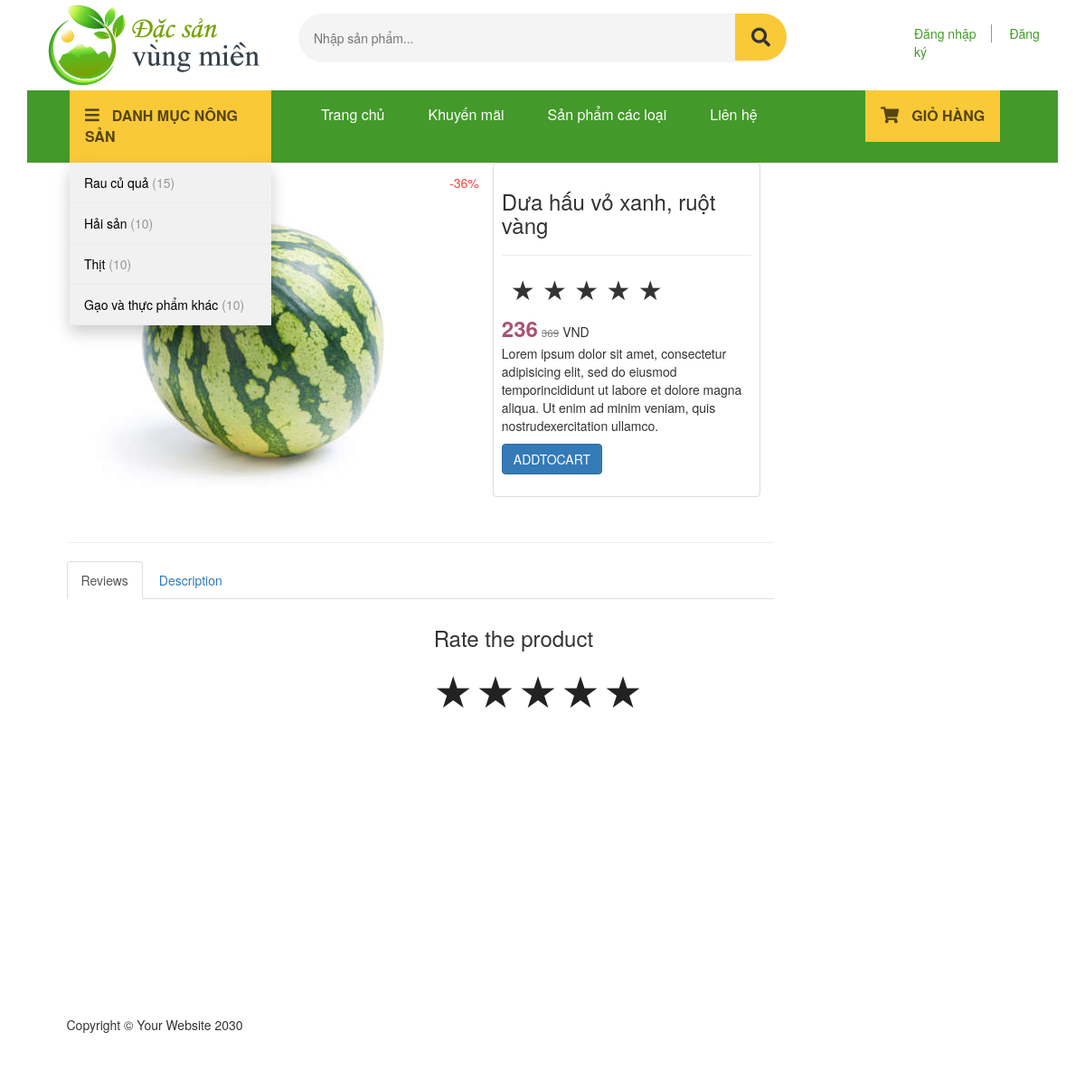
/item.php?id=3, run on an earlier commit of the app's database.
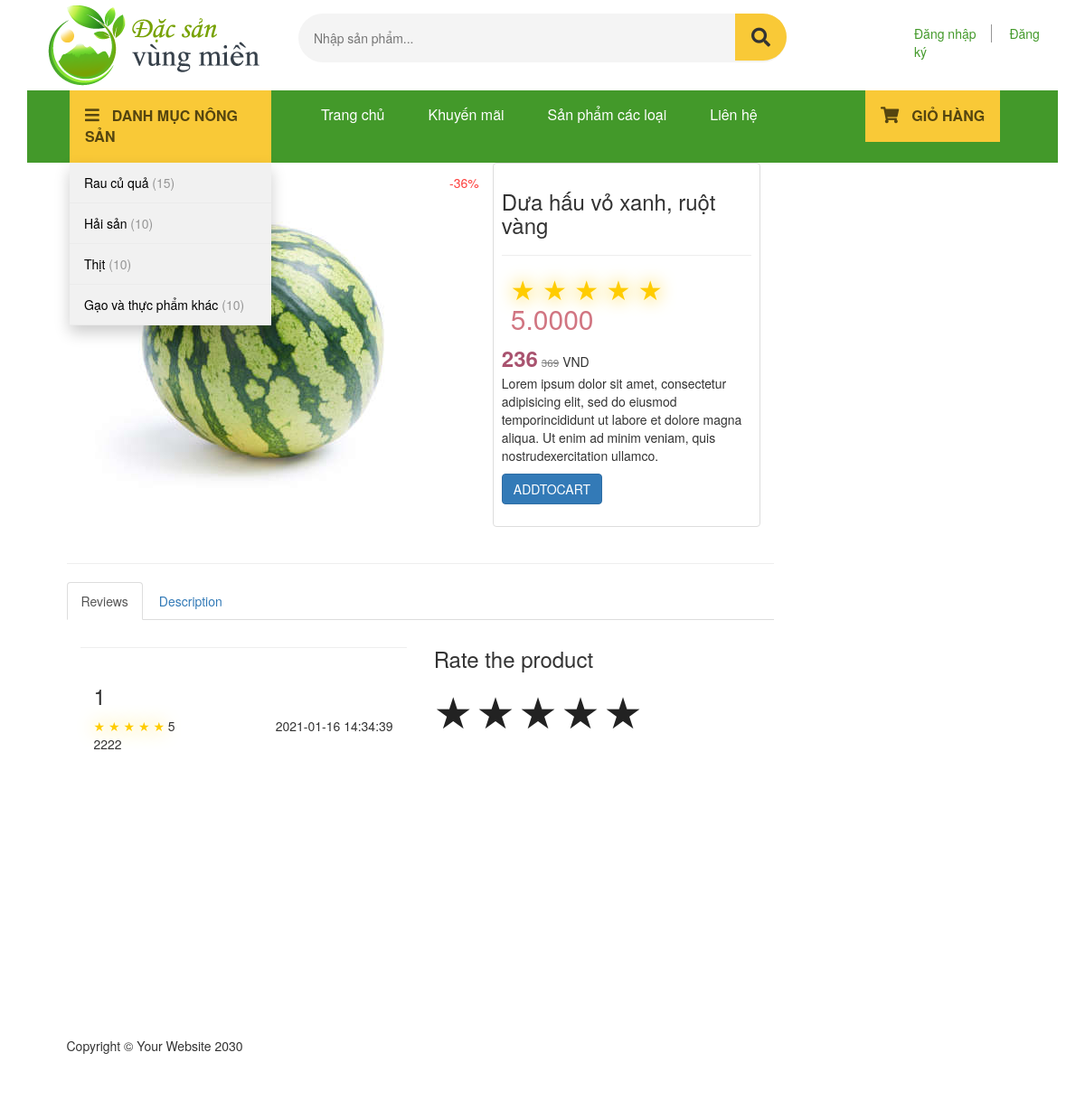
And on a later commit of the database.
### tables this page shows
CREATE TABLE `categories` (
  `cat_id` int(11) NOT NULL,
  `cat_title` varchar(255) NOT NULL
);

CREATE TABLE `rating` (
  `rating_id` int(10) NOT NULL,
  `product_id` int(11) NOT NULL,
  `user_id` int(15) NOT NULL,
  `star` int(1) NOT NULL,
  `comment` text NOT NULL,
  `datetime` datetime NOT NULL
);

### resource/functions.php (called while the page is built, shortened)
<?php
function query($sql) {
    global $connection;
    return mysqli_query($connection, $sql);
}
function escape_string($string){
    global $connection;
    return mysqli_real_escape_string($connection, $string);
}
function fetch_array($result){
    return mysqli_fetch_array($result);
}
?>

### public/item.php (the view, shortened to what the changed rows need)
<?php include(TEMPLATE_FRONT . DS . "header.php") ?>
<div class="container">
    <?php
        $query = query("SELECT * FROM product_info WHERE product_id = " . escape_string($_GET['id']));
        $row = fetch_array($query);
        $rating = $row['product_star'];
    ?>
    <div class="col-md-9">
        <div class="row">
            <div class="col-md-5">
                <div class="thumbnail">
                    <div class="caption-full">
                        <div class="ratings">
                            <h2>
                                <span class="rate">
                                    <i class="star1 <?php if($rating>=1){?>active<?php }?>">★</i>
                                    <i class="star2 <?php if($rating>=2){?>active<?php }?>">★</i>
                                    <i class="star3 <?php if($rating>=3){?>active<?php }?>">★</i>
                                    <i class="star4 <?php if($rating>=4){?>active<?php }?>">★</i>
                                    <i class="star5 <?php if($rating>=5){?>active<?php }?>">★</i>
                                </span>
                                <?php echo $rating;?>
                            </h2>
                        </div>
                    </div>
                </div>
            </div>
        </div>
        <div class="row">
            <div role="tabpanel">
                <div class="tab-content">
                    <div role="tabpanel" class="tab-pane active" id="profile">
                        <div class="col-md-6  scroll-vertical">
                        <?php
                            $query = query("SELECT * FROM rating WHERE product_id = " . escape_string($_GET['id']));
                            while($row = fetch_array($query)):
                                $userID = $row['user_id'];
                                $star = $row['star'];
                                $comment = $row['comment'];
                                $dateTime = $row['datetime']
                        ?>
                            <hr>
                            <div class="row">
                                <div class="col-md-12">
                                    <h3><?php echo $userID ?></h3>
                                    <span class="rate">
                                        <i class="star1 <?php if($star>=1){?>active<?php }?>">★</i>
                                        <i class="star2 <?php if($star>=2){?>active<?php }?>">★</i>
                                        <i class="star3 <?php if($star>=3){?>active<?php }?>">★</i>
                                        <i class="star4 <?php if($star>=4){?>active<?php }?>">★</i>
                                        <i class="star5 <?php if($star>=5){?>active<?php }?>">★</i>
                                    </span>
                                    <?php echo $star ?>
                                    <span class="pull-right"><?php echo $dateTime ?></span>
                                    <p><?php echo $comment ?></p>
                                </div>
                            </div>
                        <?php
                            endwhile;
                        ?>
                        </div>
                    </div>
                </div>
            </div>
        </div>
    </div>
</div>
<?php include(TEMPLATE_FRONT . DS . "footer.php") ?>

### resource/templates/front/header.php (shortened to what the changed rows need)
<!DOCTYPE html>
<html lang="en">
<head>
    <link href="//maxcdn.bootstrapcdn.com/bootstrap/3.3.0/css/bootstrap.min.css"
    rel="stylesheet" id="bootstrap-css">
    <link rel="stylesheet" href="https://pro.fontawesome.com/releases/v5.10.0/css/all.css"
/>
    <link href="css/shop-homepage.css" rel="stylesheet">
    <link href="css/style.css" rel="stylesheet">
    <link href="css/homepage.css" rel="stylesheet">
</head>
<body>
    <div class="container-fluid">
        <div class="container">
              <nav class="container-fluid navbar-expand-lg navbar-light">
                <div class="row">
                    <div class="col-md-3">
                        <div class="dropdown">
                            <div class="dropdown-content">
                            <?php
                                $queryString = "SELECT product_category_id, cat_title, cat_id, COUNT(product_id) AS total FROM products JOIN categories
                                ON categories.cat_id = products.product_category_id GROUP BY product_category_id ";
                                $query = query($queryString);
                                while($row = fetch_array($query)):
                                    $total = $row['total'];
                                    $categoryName = $row['cat_title'];
                                    $categoryID = $row['cat_id'];
                            ?>
                                <a href="category.php?cat=<?php echo $categoryID?>&page=1&filter=0"><?php echo $categoryName?> <span>(<?php echo $total?>)</span></a>
                                <?php endwhile ?>
                            </div>
                        </div>
                    </div>
                </div>
            </nav>

What changed in the data, as far as the page shows it:
added rating: user "1", star "5", datetime "2021-01-16 14:34:39", comment "2222"
Also different on the page:
$rating: (not shown) → "5.0000"
